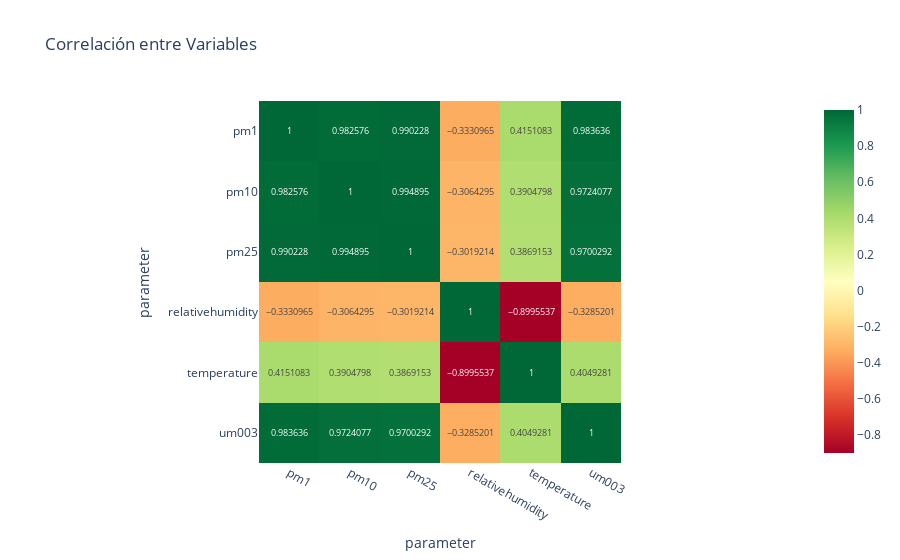

The code cell stored with this chart in its notebook:
### Code cell
print("\n--- Mapa de Calor de Correlaciones ---")
correlation_matrix = df_pivot.corr()
fig_heatmap = px.imshow(correlation_matrix, title='Correlación entre Variables', text_auto=True, color_continuous_scale='RdYlGn')
fig_heatmap.show()

### Figure 1 — Plotly figure (JSON) as saved in the notebook; plotly's stock layout.template omitted (floating-point values rounded to 4 significant figures)
{"data": [{"coloraxis": "coloraxis", "hovertemplate": "parameter: %{x}<br>parameter: %{y}<br>color: %{z}<extra></extra>", "name": "0", "texttemplate": "%{z}", "type": "heatmap", "x": ["pm1", "pm10", "pm25", "relativehumidity", "temperature", "um003"], "xaxis": "x", "y": ["pm1", "pm10", "pm25", "relativehumidity", "temperature", "um003"], "yaxis": "y", "z": [[1.0, 0.9826, 0.9902, -0.3331, 0.4151, 0.9836], [0.9826, 1.0, 0.9949, -0.3064, 0.3905, 0.9724], [0.9902, 0.9949, 1.0, -0.3019, 0.3869, 0.97], [-0.3331, -0.3064, -0.3019, 1.0, -0.8996, -0.3285], [0.4151, 0.3905, 0.3869, -0.8996, 1.0, 0.4049], [0.9836, 0.9724, 0.97, -0.3285, 0.4049, 1.0]]}], "layout": {"coloraxis": {"colorscale": [[0, "rgb(165,0,38)"], [0.1, "rgb(215,48,39)"], [0.2, "rgb(244,109,67)"], [0.3, "rgb(253,174,97)"], [0.4, "rgb(254,224,139)"], [0.5, "rgb(255,255,191)"], [0.6, "rgb(217,239,139)"], [0.7, "rgb(166,217,106)"], [0.8, "rgb(102,189,99)"], [0.9, "rgb(26,152,80)"], [1, "rgb(0,104,55)"]]}, "title": {"text": "Correlación entre Variables"}, "xaxis": {"anchor": "y", "constrain": "domain", "domain": [0, 1], "scaleanchor": "y", "title": {"text": "parameter"}}, "yaxis": {"anchor": "x", "autorange": "reversed", "constrain": "domain", "domain": [0, 1], "title": {"text": "parameter"}}}}
